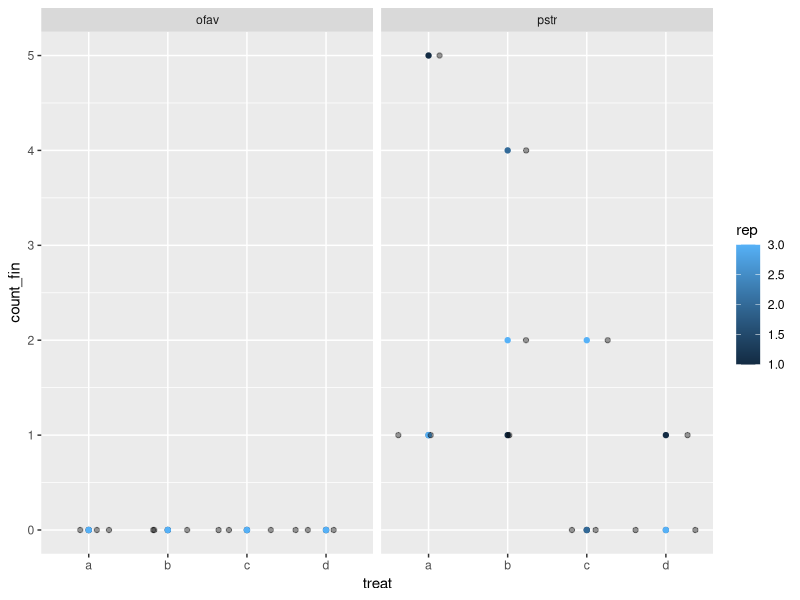
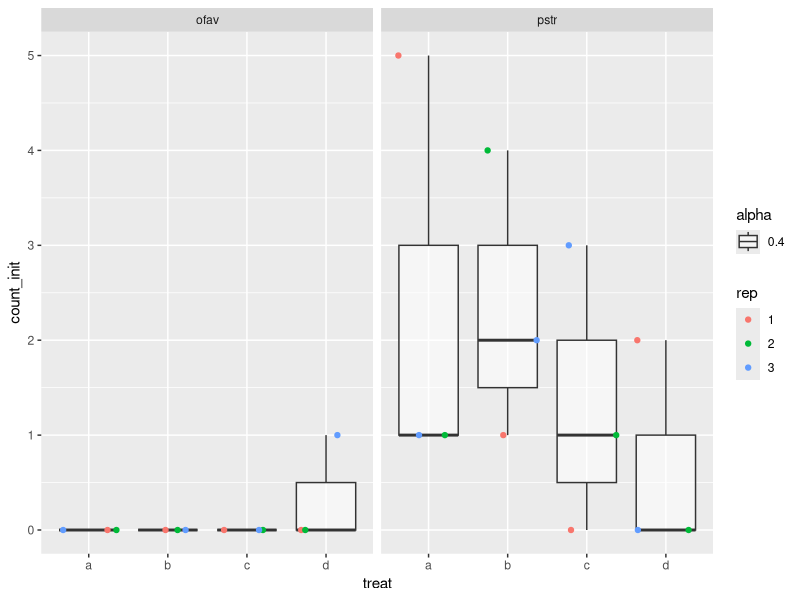
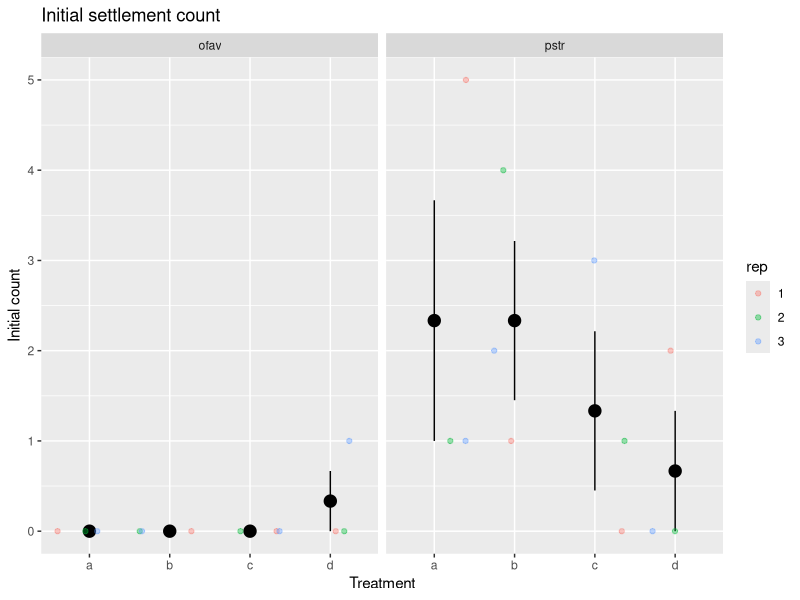
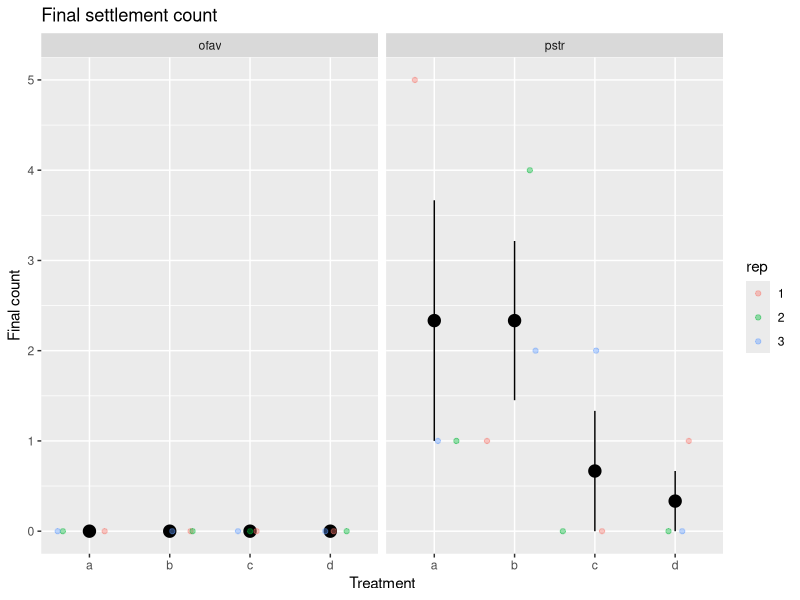
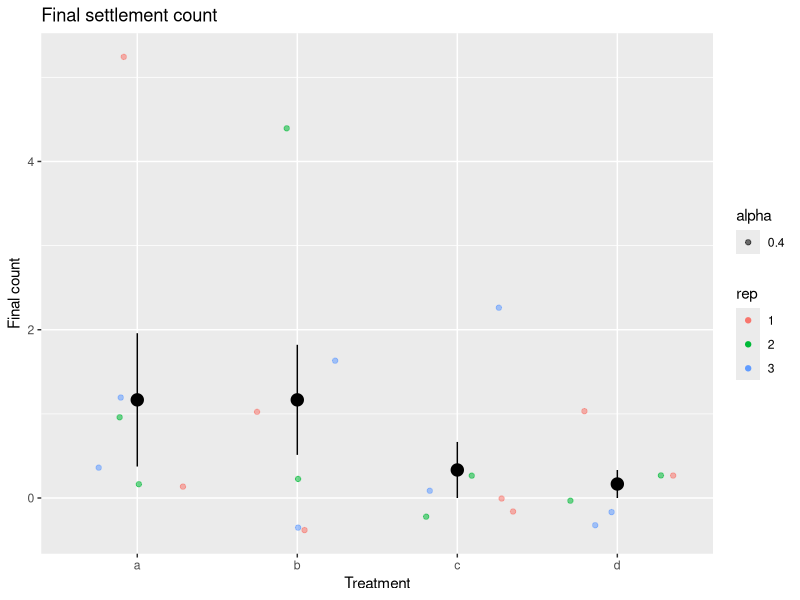
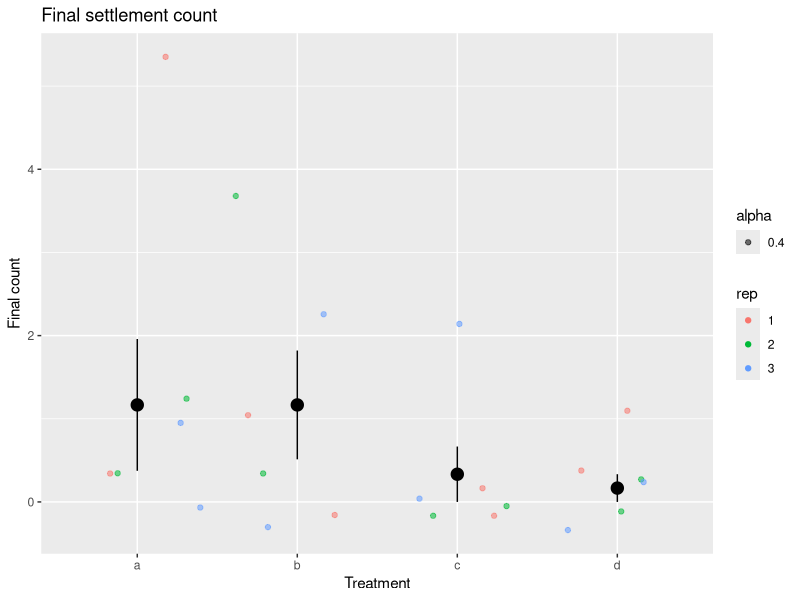
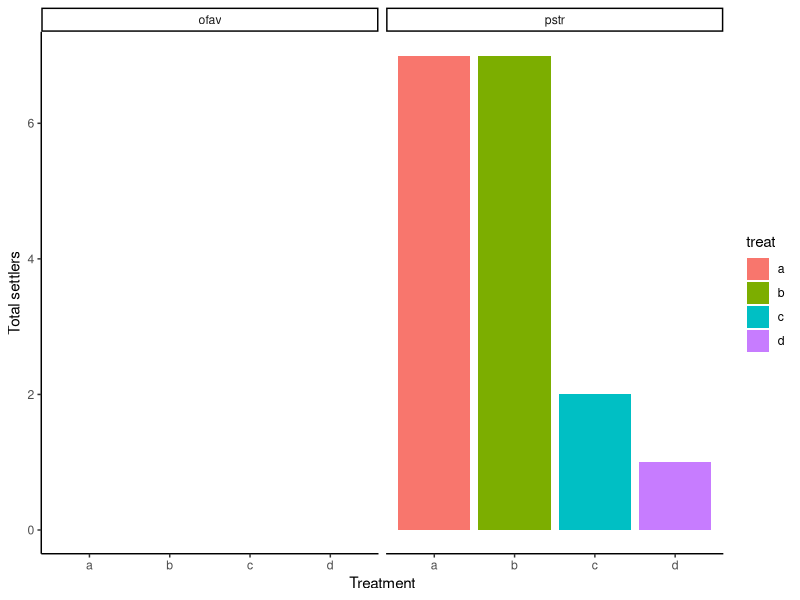
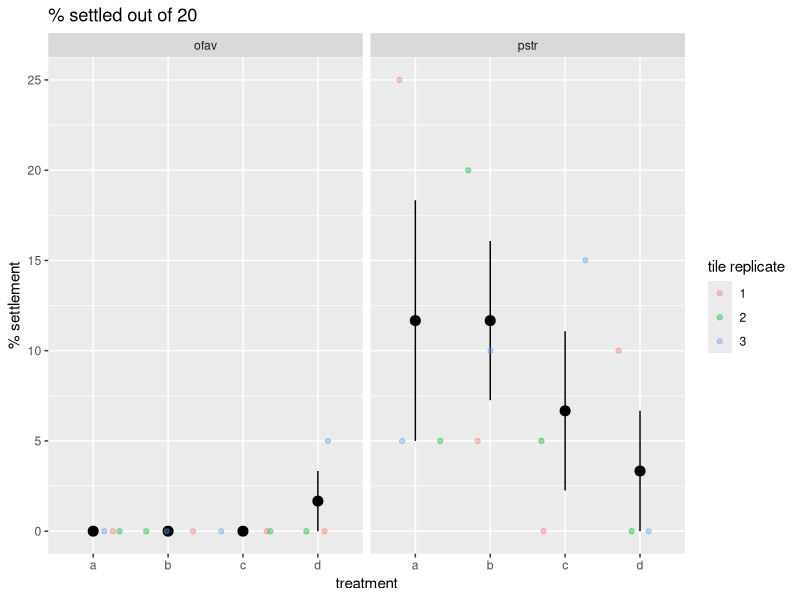

Write R code to recreate these figures, in order.
library(tidyverse)
library(viridis)
library(ggpubr)

data <- read_csv('settlement_data.csv')
filter_data <- filter(data, contents != "blank")


ggplot(filter_data, aes(x = treat,
                        y = count_fin,
                        na.rm = TRUE)) +
  geom_point(aes(color = rep),
             na.rm = TRUE) +
  geom_jitter(alpha = 0.4,
              width = 0.4,
              height = 0) +
  facet_wrap(vars(species))

filter_data$rep = factor(filter_data$rep)

ggplot(filter_data, aes(x = treat,
                        y = count_init,
                        na.rm = TRUE)) +
  geom_boxplot(aes(alpha = 0.4)) +
  geom_jitter( width = 0.4,
               height = 0,
               aes(color = rep)) +
  facet_wrap(~species)

#Plot initial settlement count by treatment, wrap species
ggplot(filter_data, aes(x = treat,
                        y = count_init)) +
  stat_summary(geom = "pointrange",
               color = "black",
               size = 0.8) +
  geom_jitter(aes(color = rep),
              alpha = 0.4,
              width = 0.4,
              height = 0) +
  facet_wrap(~species) +
  labs(title = "Initial settlement count",
       x = "Treatment",
       y = "Initial count")


#Plot final settlement count by treatment, wrap species
ggplot(filter_data, aes(x = treat,
                        y = count_fin)) +
  stat_summary(geom = "pointrange",
               color = "black",
               size = 0.8) +
  geom_jitter(alpha = 0.4,
              width = 0.4,
              height = 0,
              aes(color = rep)) +
  facet_wrap(~species) +
  labs(title = "Final settlement count",
       x = "Treatment",
       y = "Final count")


#Plot settlement all species
ggplot(filter_data, aes(x = treat,
                        y = count_fin)) +
  stat_summary(geom = "pointrange",
               color = "black",
               size = 0.8) +
  geom_jitter(aes(alpha = 0.4,
                  width = 0.4,
                  height = 0,
                  color = rep)) +
  labs(title = "Final settlement count",
       x = "Treatment",
       y = "Final count")

#Plot settlement by tile "yes", "no"
ggplot(filter_data, aes(x = treat,
                        y = count_fin)) +
  stat_summary(geom = "pointrange",
               color = "black",
               size = 0.8) +
  geom_jitter(aes(alpha = 0.4,
                  width = 0.4,
                  height = 0,
                  color = rep)) +
  labs(title = "Final settlement count",
       x = "Treatment",
       y = "Final count")

#total settlemrs

totals <- filter_data %>%
  group_by(species, treat) %>%
  summarise(total_settlers = sum(count_fin, na.rm = TRUE), .groups = "drop")

ggplot(totals, aes(x = treat,
                   y = total_settlers,
                   fill = treat)) +
  geom_col() +
  facet_wrap(~ species) +
  labs(x = "Treatment",
       y = "Total settlers") +
  theme_classic()

#percent settlement

filter_data <- filter_data %>%
  mutate(prop_settle = count_init / 20,
         perc_settle = 100 * prop_settle)

ggplot(filter_data, aes(x = treat,
                        y = perc_settle)) +
  stat_summary(geom = "pointrange",
               color = "black",
               size = 0.6) +
  geom_jitter(alpha = 0.4,
              width = 0.4,
              height = 0,
              aes(color = rep)) +
  facet_wrap(~species) +
  labs(color = "tile replicate",
       x = "treatment",
       y = "% settlement",
       title = "% settled out of 20")

